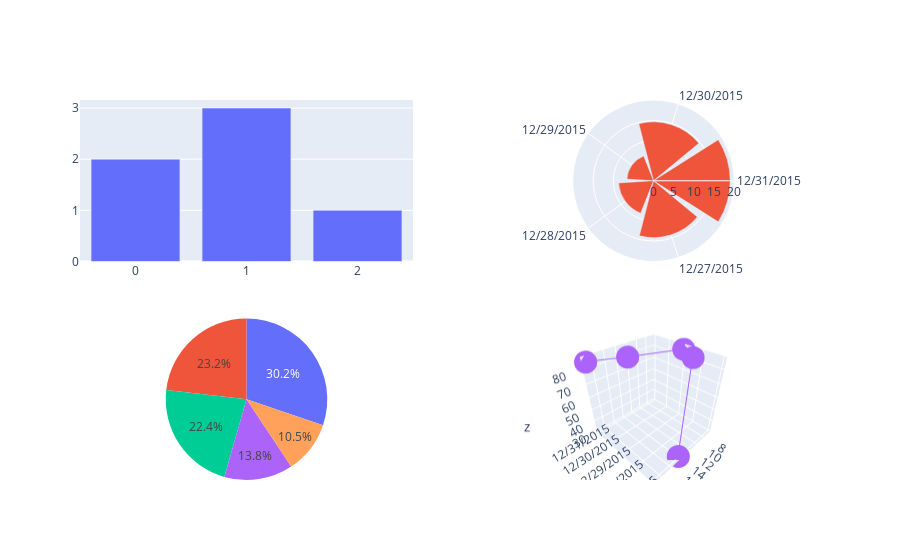

The notebook cell saved with this chart:
### Code cell
from plotly.subplots import make_subplots
import plotly.graph_objects as go

fig = make_subplots(
    rows=2, cols=2,
    specs=[[{"type": "bar"}, {"type": "polar"}],
           [{"type": "domain"}, {"type": "scene"}]],
)

fig.add_trace(go.Bar(y=[2, 3, 1]),
              row=1, col=1)

fig.add_trace(go.Barpolar(theta=weather["Date"].head(),
                          r=weather["Temperature AVG"].head()),
              row=1, col=2)

fig.add_trace(go.Pie(values=weather["Temperature AVG"].head()),
              row=2, col=1)

fig.add_trace(go.Scatter3d(x=weather["Temperature AVG"].head(),
                           y=weather["Date"].head(), 
                           z=weather["Solare Radiation AVG"].head(),
                           ),
              row=2, col=2)

fig.update_layout(height=700, showlegend=False)

fig.show()

### Figure 1 — Plotly figure (JSON) as saved in the notebook; plotly's stock layout.template omitted (floating-point values rounded to 4 significant figures)
{"data": [{"type": "bar", "xaxis": "x", "y": [2, 3, 1], "yaxis": "y"}, {"r": [19.06, 14.63, 6.614, 8.687, 14.14], "subplot": "polar", "theta": ["12/31/2015", "12/30/2015", "12/29/2015", "12/28/2015", "12/27/2015"], "type": "barpolar"}, {"domain": {"x": [0, 0.45], "y": [0, 0.425]}, "type": "pie", "values": [19.06, 14.63, 6.614, 8.687, 14.14]}, {"scene": "scene", "type": "scatter3d", "x": [19.06, 14.63, 6.614, 8.687, 14.14], "y": ["12/31/2015", "12/30/2015", "12/29/2015", "12/28/2015", "12/27/2015"], "z": [84.92, 86.19, 85.1, 86.24, 31.09]}], "layout": {"autosize": true, "polar": {"angularaxis": {"type": "category"}, "domain": {"x": [0.55, 1], "y": [0.575, 1]}, "radialaxis": {"autorange": true, "range": [0, 20.07], "type": "linear"}}, "scene": {"aspectmode": "auto", "aspectratio": {"x": 1, "y": 1, "z": 1}, "domain": {"x": [0.55, 1], "y": [0, 0.425]}}, "showlegend": false, "xaxis": {"anchor": "y", "autorange": true, "domain": [0, 0.45], "range": [-0.5, 2.5]}, "yaxis": {"anchor": "x", "autorange": true, "domain": [0.575, 1], "range": [0, 3.158], "type": "linear"}}}
